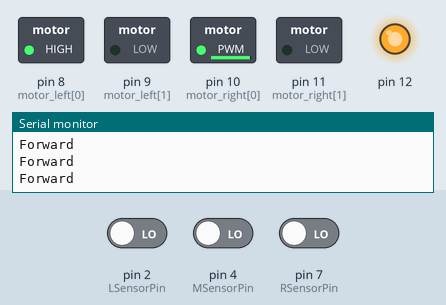
Simulated run of this sketch. Board: Arduino Uno, built with avr-gcc and run on an emulated ATmega328P. On the bench: switched loads named in the sketch (green lamp = pin HIGH), output pins drawn as LEDs (lit = HIGH), the last lines printed to the serial monitor. The inputs (shaded band) are chosen by the test bench; at power-on: pin 2 (LSensorPin) LOW, pin 4 (MSensorPin) LOW, pin 7 (RSensorPin) LOW.

Above: at 1.2 s.
1.3 s: pin 2 (LSensorPin) driven HIGH and pin 4 (MSensorPin) driven HIGH
At 2.0 s:
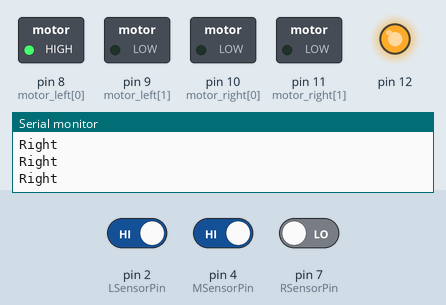
2.8 s: pin 2 (LSensorPin) driven LOW and pin 7 (RSensorPin) driven HIGH
At 4.0 s:
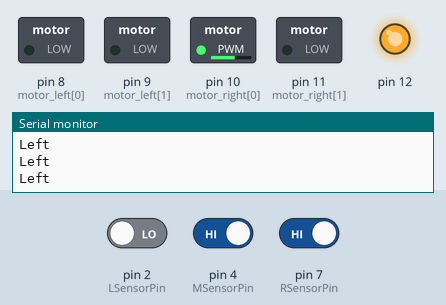
Timing chart, 0 to 5.8 s (numbered marks = the images above; inputs shaded):
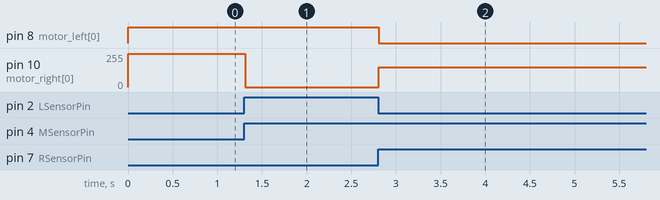

The sketch:

LineFollowerBotWithDigitalLineSensor.ino
```cpp
int LSensorPin = 2; //left sensor pin
int MSensorPin = 4; //middle sensor pin
int RSensorPin = 7; //right sensor pin

int LSensorValue = LOW;
int MSensorValue = LOW;
int RSensorValue = LOW;

int motor_left[] = {8, 9};
int motor_right[] = {10, 11};

int th = 1504;

void setup() {
  Serial.begin(9600);
  pinMode(12, OUTPUT);
  for (int i = 0; i < 2; i++)
  {
    pinMode(motor_left[i], OUTPUT);
    pinMode(motor_right[i], OUTPUT);
  }
  digitalWrite(12, HIGH);
}

void loop() {

  int lir = leftIR();
  int mir = middleIR();
  int rir = rightIR();

  if (mir < th)
  {
    if (lir > th && rir > th)
      forward();
    if (lir < th && rir < th)
      forward();
  }
  if (mir > th)
  {
    if (lir > th && rir < th)
      right();
    if (lir < th && rir > th)
      left();
  }
}

int leftIR()
{

  pinMode(LSensorPin, OUTPUT);
  digitalWrite(LSensorPin, HIGH);
  delayMicroseconds(10);
  pinMode(LSensorPin, INPUT);
  long time = micros();
  while (digitalRead(LSensorPin) == HIGH && micros() - time < 3000);
  int diff = micros() - time;
  LSensorValue = diff;
  return LSensorValue;
}

int middleIR()
{

  pinMode(MSensorPin, OUTPUT);
  digitalWrite(MSensorPin, HIGH);
  delayMicroseconds(10);
  pinMode(MSensorPin, INPUT);
  long time = micros();
  while (digitalRead(MSensorPin) == HIGH && micros() - time < 3000);
  int diff = micros() - time;
  MSensorValue = diff;
  return MSensorValue;
}

int rightIR()
{

  pinMode(RSensorPin, OUTPUT);
  digitalWrite(RSensorPin, HIGH);
  delayMicroseconds(10);
  pinMode(RSensorPin, INPUT);
  long time = micros();
  while (digitalRead(RSensorPin) == HIGH && micros() - time < 3000);
  int diff = micros() - time;
  RSensorValue = diff;
  return RSensorValue;
}

void forward()
{
  analogWrite(motor_left[0], 235);
  digitalWrite(motor_left[1], LOW);
  analogWrite(motor_right[0], 248);
  digitalWrite(motor_right[1], LOW);
  Serial.println("Forward");
}

void backward()
{
  analogWrite(motor_left[1], 235);
  digitalWrite(motor_left[0], LOW);
  analogWrite(motor_right[1], 248);
  digitalWrite(motor_right[0], LOW);
  Serial.println("Backward");
}

void right()
{
  analogWrite(motor_left[0], 150);
  digitalWrite(motor_left[1], LOW);
  analogWrite(motor_right[0], 0);
  digitalWrite(motor_right[1], LOW);
  Serial.println("Right");
}

void left()
{
  analogWrite(motor_left[0], 0);
  digitalWrite(motor_left[1], LOW);
  analogWrite(motor_right[0], 150);
  digitalWrite(motor_right[1], LOW);
  Serial.println("Left");
}
void stop1()
{
  analogWrite(motor_left[0], 255);
  digitalWrite(motor_left[1], HIGH);
  analogWrite(motor_right[0], 255);
  digitalWrite(motor_right[1], HIGH);
  Serial.println("Stop");
}
```

Measured:
- after the input at 1.3 s, pin 10 (motor_right[0]): 248/255 → 0/255 at once
- after the input at 2.8 s, pin 8 (motor_left[0]): HIGH → LOW at once; pin 10 (motor_right[0]): 0/255 → 150/255 at once
